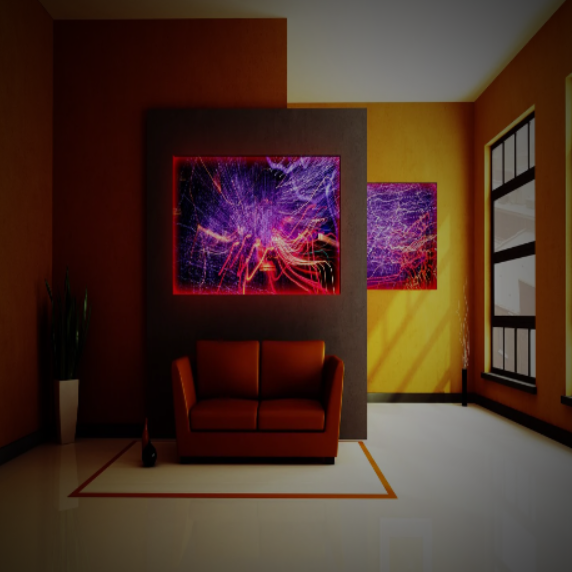
#> input picture vig.png, 572 x 572 px
$ python main.py
#> lines starting #> are read from the running program, lines starting #| are printed output that depends on the picture
import cv2
import numpy as np

img = cv2.imread('vig.png')
#> img is the input picture: shape (572, 572, 3); mean B, G, R 39.7, 50.4, 76.3
org = cv2.imread('orgsw.png')
height, width = img.shape[:2]
#> height = 572; width = 572
print("height, width =", height, width)
#| height, width = 572 572

ker_x = cv2.getGaussianKernel(width,  180)
ker_y = cv2.getGaussianKernel(height, 1000)
ker = ker_y.T * ker_x
msk = 255 * ker  / np.linalg.norm(ker)
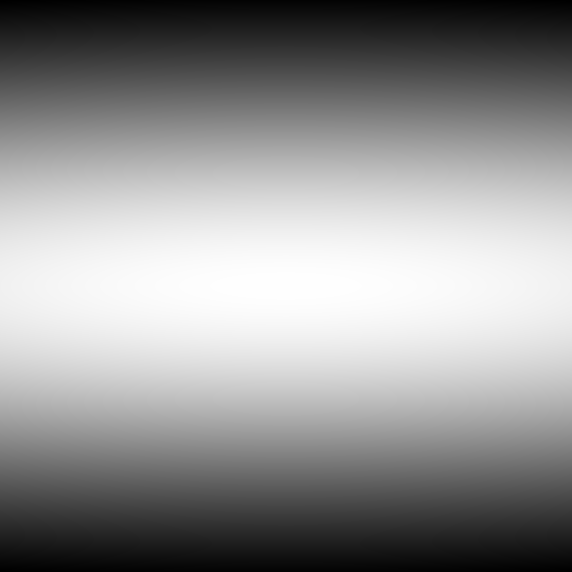
#> ker: shape (572, 572) float64; min 1.21e-06, max 4.42e-06, mean 3.06e-06; drawn with min black and max white
msk = msk * 2.2
img1 = img.copy()
for i in range(3):
    img1[:, :, i] = img1[:, :, i] / msk
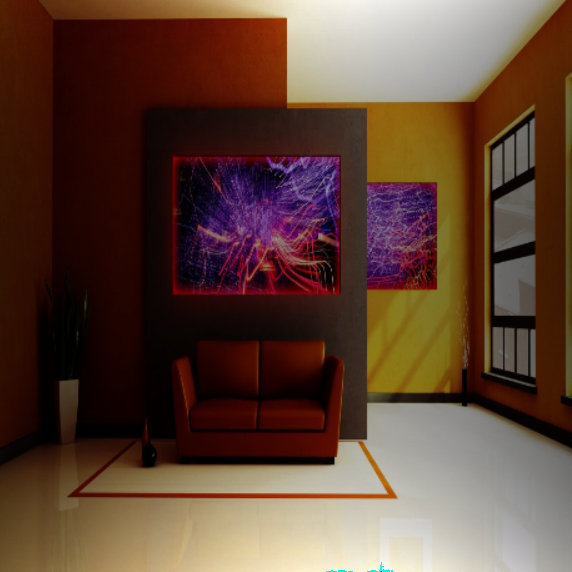
#> img1: shape (572, 572, 3); mean B, G, R 54, 67.7, 94.8

hsv = cv2.cvtColor(img1, cv2.COLOR_BGR2HSV)
#> hsv: shape (572, 572, 3); mean H, S, V 26, 165, 95.7
hsv = np.array(hsv, dtype = np.float64)
#> hsv: shape (572, 572, 3) float64; mean H, S, V 26, 165, 95.7
hsv[:,:,1] = hsv[:,:,1]* 1.8 ## scale pixel up or down (Lightness)
#> hsv: shape (572, 572, 3) float64; mean H, S, V 26, 297, 95.7
hsv[:,:,1][hsv[:,:,1]>255]  = 255
#> hsv: shape (572, 572, 3) float64; mean H, S, V 26, 197.2, 95.7
hsv[:,:,2] = hsv[:,:,2]* 1.8 ## scale pixel up or down (Lightness)
#> hsv: shape (572, 572, 3) float64; mean H, S, V 26, 197.2, 172.3
hsv[:,:,2][hsv[:,:,2]>255]  = 255
#> hsv: shape (572, 572, 3) float64; mean H, S, V 26, 197.2, 152.6
hsv = np.array(hsv, dtype = np.uint8)
#> hsv: shape (572, 572, 3); mean H, S, V 26, 197, 152.3
img2 = cv2.cvtColor(hsv, cv2.COLOR_HSV2BGR)
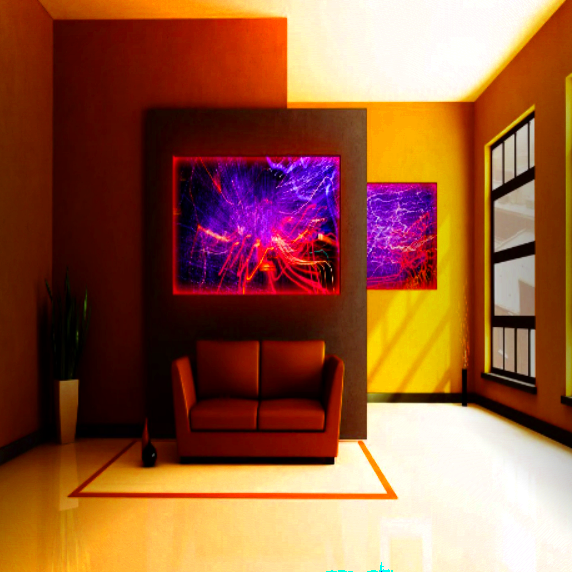
#> img2: shape (572, 572, 3); mean B, G, R 62.1, 92.3, 149.9


cv2.imshow('bright', org)
cv2.imshow('dark', img)
cv2.imshow('output', img2)
cv2.imwrite('pic1after_removal.jpg', img2)
cv2.waitKey(0)
cv2.destroyAllWindows()
